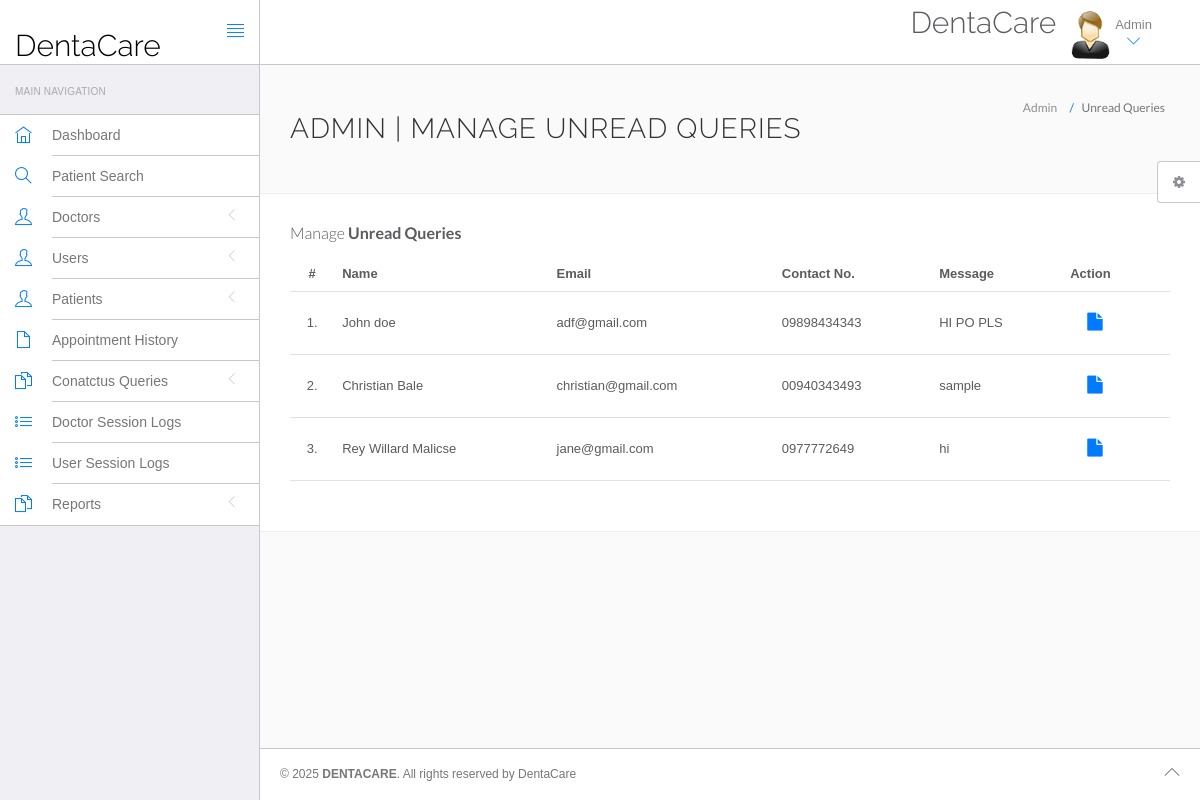
The app's page /hms/admin/unread-queries.php (signed in) with its own data.
### tables this page shows
CREATE TABLE `tblcontactus` (
  `id` int(11) NOT NULL,
  `fullname` varchar(255) DEFAULT NULL,
  `email` varchar(255) DEFAULT NULL,
  `contactno` varchar(11) DEFAULT NULL,
  `message` mediumtext DEFAULT NULL,
  `PostingDate` timestamp NULL DEFAULT current_timestamp(),
  `AdminRemark` mediumtext DEFAULT NULL,
  `LastupdationDate` timestamp NULL DEFAULT NULL ON UPDATE current_timestamp(),
  `IsRead` int(11) DEFAULT NULL
);

### hms/admin/unread-queries.php (the view, shortened to what this page needs)
<?php
include('include/config.php');
?>
<!DOCTYPE html>
<html lang="en">
<head>
    <link rel="stylesheet" href="vendor/bootstrap/css/bootstrap.min.css">
    <link rel="stylesheet" href="vendor/fontawesome/css/font-awesome.min.css">
    <link rel="stylesheet" href="vendor/themify-icons/themify-icons.min.css">
    <link href="vendor/animate.css/animate.min.css" rel="stylesheet" media="screen">
    <link href="vendor/perfect-scrollbar/perfect-scrollbar.min.css" rel="stylesheet" media="screen">
    <link href="vendor/switchery/switchery.min.css" rel="stylesheet" media="screen">
    <link href="vendor/bootstrap-touchspin/jquery.bootstrap-touchspin.min.css" rel="stylesheet" media="screen">
    <link href="vendor/select2/select2.min.css" rel="stylesheet" media="screen">
    <link href="vendor/bootstrap-datepicker/bootstrap-datepicker3.standalone.min.css" rel="stylesheet" media="screen">
    <link href="vendor/bootstrap-timepicker/bootstrap-timepicker.min.css" rel="stylesheet" media="screen">
    <link rel="stylesheet" href="assets/css/styles.css">
    <link rel="stylesheet" href="assets/css/plugins.css">
    <link rel="stylesheet" href="assets/css/themes/theme-1.css" id="skin_color" />
</head>
<body>
    <div id="app">
        <?php include('include/sidebar.php'); ?>
        <div class="app-content">
            <?php include('include/header.php'); ?>
            <div class="main-content">
                <div class="wrap-content container" id="container">
                    <section id="page-title">
                        <div class="row">
                            <div class="col-sm-8">
                                <h1 class="mainTitle">Admin | Manage Unread Queries</h1>
                            </div>
                            <ol class="breadcrumb">
                                <li>
                                    <span>Admin</span>
                                </li>
                                <li class="active">
                                    <span>Unread Queries</span>
                                </li>
                            </ol>
                        </div>
                    </section>
                    <div class="container-fluid container-fullw bg-white">
                        <div class="row">
                            <div class="col-md-12">
                                <h5 class="over-title margin-bottom-15">Manage <span class="text-bold">Unread Queries</span></h5>
                                <table class="table table-hover" id="sample-table-1">
                                    <thead>
                                        <tr>
                                            <th class="center">#</th>
                                            <th>Name</th>
                                            <th class="hidden-xs">Email</th>
                                            <th>Contact No. </th>
                                            <th>Message </th>
                                            <th>Action</th>
                                        </tr>
                                    </thead>
                                    <tbody>
                                        <?php
                                        $sql = $con->prepare("SELECT * FROM tblcontactus WHERE IsRead IS NULL");
                                        $sql->execute();
                                        $result = $sql->get_result();
                                        $cnt = 1;
                                        while ($row = $result->fetch_assoc()) {
                                        ?>
                                            <tr>
                                                <td class="center"><?php echo $cnt; ?>.</td>
                                                <td class="hidden-xs"><?php echo htmlspecialchars($row['fullname']); ?></td>
                                                <td><?php echo htmlspecialchars($row['email']); ?></td>
                                                <td><?php echo htmlspecialchars($row['contactno']); ?></td>
                                                <td><?php echo htmlspecialchars($row['message']); ?></td>
                                                <td>
                                                    <div class="visible-md visible-lg hidden-sm hidden-xs">
                                                        <a href="query-details.php?id=<?php echo $row['id']; ?>" class="btn btn-transparent btn-lg" title="View Details"><i class="fa fa-file"></i></a>
                                                    </div>
                                                </td>
                                            </tr>
                                        <?php
                                            $cnt = $cnt + 1;
                                        }
                                        ?>
                                    </tbody>
                                </table>
                            </div>
                        </div>
                    </div>
                </div>
            </div>
        </div>
        <?php include('include/footer.php'); ?>
        <?php include('include/setting.php'); ?>
    </div>
</body>
</html>

### hms/admin/assets/css/themes/theme-1.css (style rules this page uses)
body { background: #FAFAFA; }

### records on screen
tblcontactus: fullname "John doe", email "adf@gmail.com", contactno "09898434343", message "HI PO PLS"
tblcontactus: fullname "Christian Bale", email "christian@gmail.com", contactno "00940343493", message "sample"
tblcontactus: fullname "Rey Willard Malicse", email "jane@gmail.com", contactno "0977772649", message "hi"
